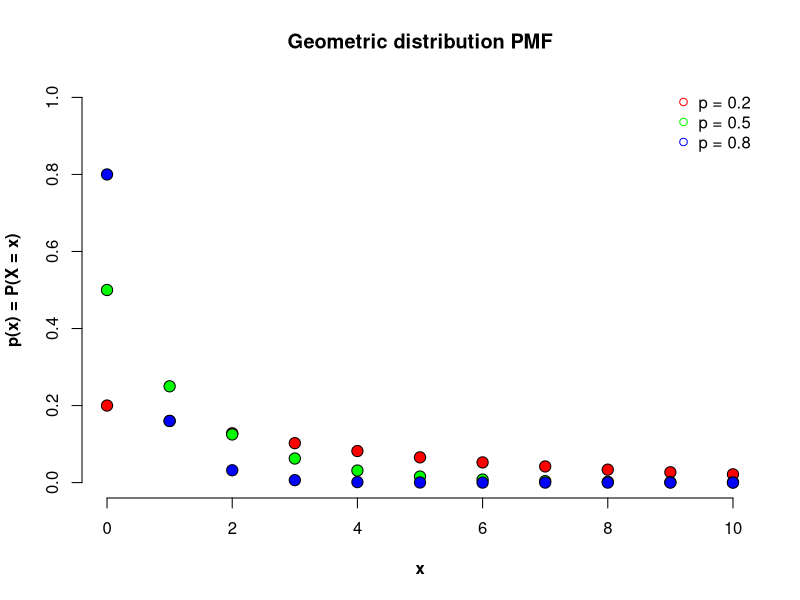

Here is the R script that generated this plot:
svg("Geometric_PMF.svg")

plot(xlim = c(0, 10), ylim = c(0, 1), x = "",
     main = "Geometric distribution PMF", xlab = "x",
     ylab = "p(x) = P(X = x)", bty = 'n', font.lab = 2)

points(0:40, dgeom(0:40, prob = 0.2),
       type = 'p', pch = 21, cex = 1.5, bg = "red", col = "black")
points(0:40, dgeom(0:40, prob = 0.5),
       type = 'p', pch = 21, cex = 1.5, bg = "green", col = "black")
points(0:40, dgeom(0:40, prob = 0.8),
       type = 'p', pch = 21, cex = 1.5, bg = "blue", col = "black")

legend('topright', legend = c('p = 0.2', 'p = 0.5', 'p = 0.8'),
       col = c('red', 'green', 'blue'), pch = 21, bty = 'n')

dev.off()
